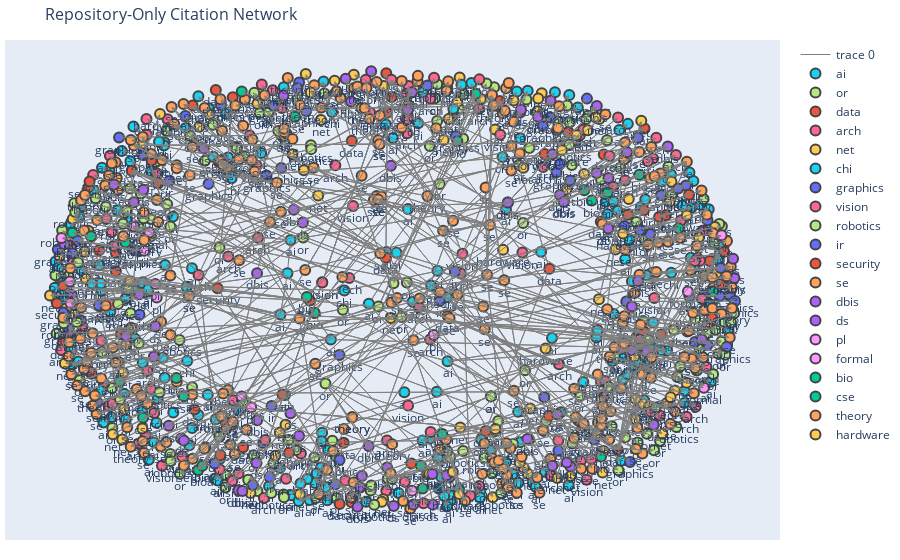

Notebook source saved alongside this figure:
### Code cell
# Draw a sample of the graph.
draw_graph_plotly(G, sample_fraction=1)
